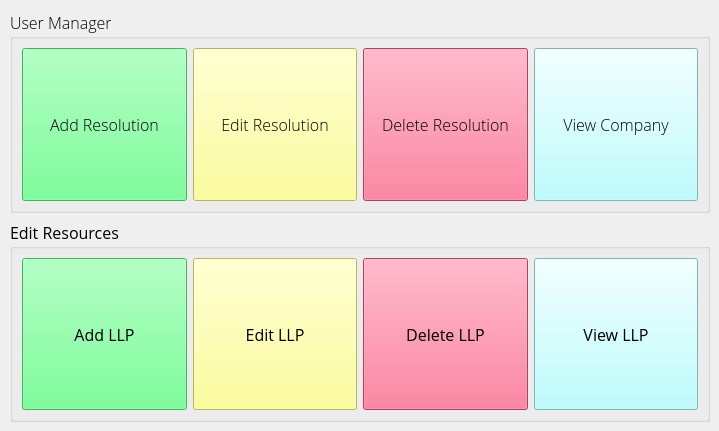
     <widget class="QWidget" name="AdminTools">
      <attribute name="title">
       <string>Admin Tools</string>
      </attribute>
      <widget class="QGroupBox" name="Resolutions">
       <property name="geometry">
        <rect>
         <x>10</x>
         <y>10</y>
         <width>700</width>
         <height>203</height>
        </rect>
       </property>
       <property name="font">
        <font>
         <family>Open Sans</family>
         <pointsize>12</pointsize>
         <weight>9</weight>
         <italic>false</italic>
         <bold>false</bold>
         <stylestrategy>PreferAntialias</stylestrategy>
        </font>
       </property>
       <property name="styleSheet">
        <string notr="true">font: 75 12pt &quot;Open Sans&quot;;</string>
       </property>
       <property name="title">
        <string>User Manager</string>
       </property>
       <layout class="QHBoxLayout" name="horizontalLayout_3">
        <item>
         <widget class="QToolButton" name="addResolutions">
          <property name="sizePolicy">
           <sizepolicy hsizetype="Expanding" vsizetype="Expanding">
            <horstretch>0</horstretch>
            <verstretch>0</verstretch>
           </sizepolicy>
          </property>
          <property name="font">
           <font>
            <family>Open Sans</family>
            <pointsize>12</pointsize>
            <weight>9</weight>
            <italic>false</italic>
            <bold>false</bold>
            <stylestrategy>PreferAntialias</stylestrategy>
           </font>
          </property>
          <property name="styleSheet">
           <string notr="true">background-color: rgb(85, 255, 127);

</string>
          </property>
          <property name="text">
           <string>Add Resolution</string>
          </property>
          <property name="icon">
           <iconset>
            <normaloff>../Icon/add_document.png</normaloff>../Icon/add_document.png</iconset>
          </property>
          <property name="iconSize">
           <size>
            <width>64</width>
            <height>64</height>
           </size>
          </property>
          <property name="shortcut">
           <string>Ctrl+=</string>
          </property>
          <property name="checkable">
           <bool>false</bool>
          </property>
          <property name="popupMode">
           <enum>QToolButton::DelayedPopup</enum>
          </property>
          <property name="toolButtonStyle">
           <enum>Qt::ToolButtonTextUnderIcon</enum>
          </property>
          <property name="autoRaise">
           <bool>false</bool>
          </property>
          <property name="arrowType">
           <enum>Qt::NoArrow</enum>
          </property>
         </widget>
        </item>
        <item>
         <widget class="QToolButton" name="editResolution">
          <property name="sizePolicy">
           <sizepolicy hsizetype="Expanding" vsizetype="Expanding">
            <horstretch>0</horstretch>
            <verstretch>0</verstretch>
           </sizepolicy>
          </property>
          <property name="font">
           <font>
            <family>Open Sans</family>
            <pointsize>12</pointsize>
            <weight>9</weight>
            <italic>false</italic>
            <bold>false</bold>
            <stylestrategy>PreferAntialias</stylestrategy>
           </font>
          </property>
          <property name="styleSheet">
           <string notr="true">background-color: rgb(255, 255, 127);
</string>
          </property>
          <property name="text">
           <string>Edit Resolution</string>
          </property>
          <property name="icon">
           <iconset>
            <normaloff>../Icon/edit_document.png</normaloff>../Icon/edit_document.png</iconset>
          </property>
          <property name="iconSize">
           <size>
            <width>64</width>
            <height>64</height>
           </size>
          </property>
          <property name="shortcut">
           <string>Ctrl+Backspace</string>
          </property>
          <property name="toolButtonStyle">
           <enum>Qt::ToolButtonTextUnderIcon</enum>
          </property>
         </widget>
        </item>
        <item>
         <widget class="QToolButton" name="deleteResolutions">
          <property name="sizePolicy">
           <sizepolicy hsizetype="Expanding" vsizetype="Expanding">
            <horstretch>0</horstretch>
            <verstretch>0</verstretch>
           </sizepolicy>
          </property>
          <property name="font">
           <font>
            <family>Open Sans</family>
            <pointsize>12</pointsize>
            <weight>9</weight>
            <italic>false</italic>
            <bold>false</bold>
            <stylestrategy>PreferAntialias</stylestrategy>
           </font>
          </property>
          <property name="styleSheet">
           <string notr="true">background-color: rgb(255, 85, 127);</string>
          </property>
          <property name="text">
           <string>Delete Resolution</string>
          </property>
          <property name="icon">
           <iconset>
            <normaloff>../Icon/delete_document.png</normaloff>../Icon/delete_document.png</iconset>
          </property>
          <property name="iconSize">
           <size>
            <width>64</width>
            <height>64</height>
           </size>
          </property>
          <property name="shortcut">
           <string>Ctrl+-</string>
          </property>
          <property name="toolButtonStyle">
           <enum>Qt::ToolButtonTextUnderIcon</enum>
          </property>
         </widget>
        </item>
        <item>
         <widget class="QToolButton" name="b_viewcompany_2">
          <property name="sizePolicy">
           <sizepolicy hsizetype="Expanding" vsizetype="Expanding">
            <horstretch>0</horstretch>
            <verstretch>0</verstretch>
           </sizepolicy>
          </property>
          <property name="font">
           <font>
            <family>Open Sans</family>
            <pointsize>12</pointsize>
            <weight>9</weight>
            <italic>false</italic>
            <bold>false</bold>
            <stylestrategy>PreferAntialias</stylestrategy>
           </font>
          </property>
          <property name="styleSheet">
           <string notr="true">background-color: rgb(170, 255, 255);</string>
          </property>
          <property name="text">
           <string>View Company</string>
          </property>
          <property name="icon">
           <iconset>
            <normaloff>../Icon/company.png</normaloff>../Icon/company.png</iconset>
          </property>
          <property name="iconSize">
           <size>
            <width>64</width>
            <height>64</height>
           </size>
          </property>
          <property name="shortcut">
           <string>Ctrl+\</string>
          </property>
          <property name="toolButtonStyle">
           <enum>Qt::ToolButtonTextUnderIcon</enum>
          </property>
         </widget>
        </item>
       </layout>
      </widget>
      <widget class="QGroupBox" name="llpclients_2">
       <property name="geometry">
        <rect>
         <x>10</x>
         <y>220</y>
         <width>700</width>
         <height>202</height>
        </rect>
       </property>
       <property name="font">
        <font>
         <family>Open Sans</family>
         <pointsize>12</pointsize>
         <weight>50</weight>
         <bold>false</bold>
         <stylestrategy>PreferAntialias</stylestrategy>
        </font>
       </property>
       <property name="title">
        <string>Edit Resources</string>
       </property>
       <layout class="QHBoxLayout" name="horizontalLayout_4">
        <item>
         <widget class="QToolButton" name="b_addllp_2">
          <property name="sizePolicy">
           <sizepolicy hsizetype="Expanding" vsizetype="Expanding">
            <horstretch>0</horstretch>
            <verstretch>0</verstretch>
           </sizepolicy>
          </property>
          <property name="font">
           <font>
            <family>Open Sans</family>
            <pointsize>12</pointsize>
            <weight>50</weight>
            <bold>false</bold>
            <stylestrategy>PreferAntialias</stylestrategy>
           </font>
          </property>
          <property name="styleSheet">
           <string notr="true">background-color: rgb(85, 255, 127);
</string>
          </property>
          <property name="text">
           <string>Add LLP</string>
          </property>
          <property name="icon">
           <iconset>
            <normaloff>../Icon/LLP.png</normaloff>../Icon/LLP.png</iconset>
          </property>
          <property name="iconSize">
           <size>
            <width>64</width>
            <height>64</height>
           </size>
          </property>
          <property name="shortcut">
           <string>Ctrl+Shift+=</string>
          </property>
          <property name="toolButtonStyle">
           <enum>Qt::ToolButtonTextUnderIcon</enum>
          </property>
         </widget>
        </item>
        <item>
         <widget class="QToolButton" name="b_editllp_2">
          <property name="sizePolicy">
           <sizepolicy hsizetype="Expanding" vsizetype="Expanding">
            <horstretch>0</horstretch>
            <verstretch>0</verstretch>
           </sizepolicy>
          </property>
          <property name="font">
           <font>
            <family>Open Sans</family>
            <pointsize>12</pointsize>
            <weight>50</weight>
            <bold>false</bold>
            <stylestrategy>PreferAntialias</stylestrategy>
           </font>
          </property>
          <property name="styleSheet">
           <string notr="true">background-color: rgb(255, 255, 127);</string>
          </property>
          <property name="text">
           <string>Edit LLP</string>
          </property>
          <property name="icon">
           <iconset>
            <normaloff>../Icon/LLP.png</normaloff>../Icon/LLP.png</iconset>
          </property>
          <property name="iconSize">
           <size>
            <width>64</width>
            <height>64</height>
           </size>
          </property>
          <property name="shortcut">
           <string>Ctrl+Shift+Backspace</string>
          </property>
          <property name="toolButtonStyle">
           <enum>Qt::ToolButtonTextUnderIcon</enum>
          </property>
         </widget>
        </item>
        <item>
         <widget class="QToolButton" name="b_deletellp_2">
          <property name="sizePolicy">
           <sizepolicy hsizetype="Expanding" vsizetype="Expanding">
            <horstretch>0</horstretch>
            <verstretch>0</verstretch>
           </sizepolicy>
          </property>
          <property name="font">
           <font>
            <family>Open Sans</family>
            <pointsize>12</pointsize>
            <weight>50</weight>
            <bold>false</bold>
            <stylestrategy>PreferAntialias</stylestrategy>
           </font>
          </property>
          <property name="styleSheet">
           <string notr="true">background-color: rgb(255, 85, 127);</string>
          </property>
          <property name="text">
           <string>Delete LLP</string>
          </property>
          <property name="icon">
           <iconset>
            <normaloff>../Icon/LLP.png</normaloff>../Icon/LLP.png</iconset>
          </property>
          <property name="iconSize">
           <size>
            <width>64</width>
            <height>64</height>
           </size>
          </property>
          <property name="shortcut">
           <string>Ctrl+Shift+-</string>
          </property>
          <property name="toolButtonStyle">
           <enum>Qt::ToolButtonTextUnderIcon</enum>
          </property>
         </widget>
        </item>
        <item>
         <widget class="QToolButton" name="b_viewllp_2">
          <property name="sizePolicy">
           <sizepolicy hsizetype="Expanding" vsizetype="Expanding">
            <horstretch>0</horstretch>
            <verstretch>0</verstretch>
           </sizepolicy>
          </property>
          <property name="font">
           <font>
            <family>Open Sans</family>
            <pointsize>12</pointsize>
            <weight>50</weight>
            <bold>false</bold>
            <stylestrategy>PreferAntialias</stylestrategy>
           </font>
          </property>
          <property name="styleSheet">
           <string notr="true">background-color: rgb(170, 255, 255);</string>
          </property>
          <property name="text">
           <string>View LLP</string>
          </property>
          <property name="icon">
           <iconset>
            <normaloff>../Icon/LLP.png</normaloff>../Icon/LLP.png</iconset>
          </property>
          <property name="iconSize">
           <size>
            <width>64</width>
            <height>64</height>
           </size>
          </property>
          <property name="shortcut">
           <string>Ctrl+Shift+\</string>
          </property>
          <property name="toolButtonStyle">
           <enum>Qt::ToolButtonTextUnderIcon</enum>
          </property>
         </widget>
        </item>
       </layout>
      </widget>
     </widget>
